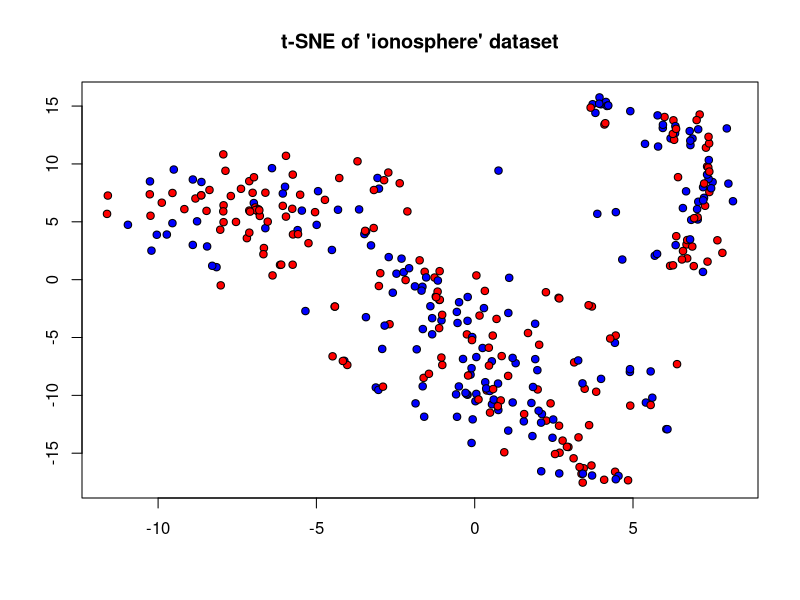

Here is the R script that generated this plot:
library(Rtsne)

data <- read.csv("data/ionosphere.csv", stringsAsFactors = TRUE)

tsne <- Rtsne(data, check_duplicates = FALSE)
plot(
  tsne$Y,
  pch = 21,
  bg = c("red", "blue"),
  
  main = "t-SNE of 'ionosphere' dataset",
  xlab = "",
  ylab = ""
)
